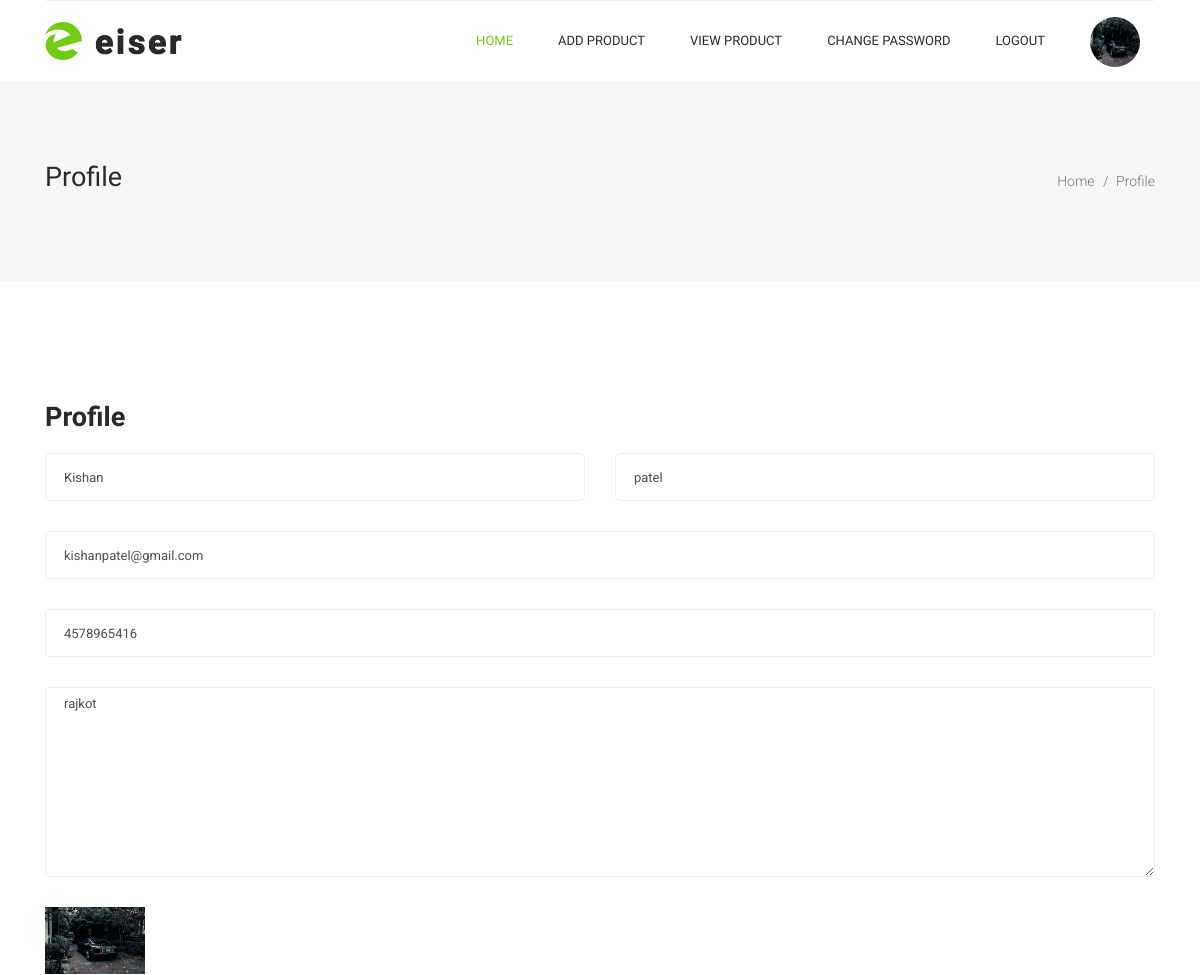
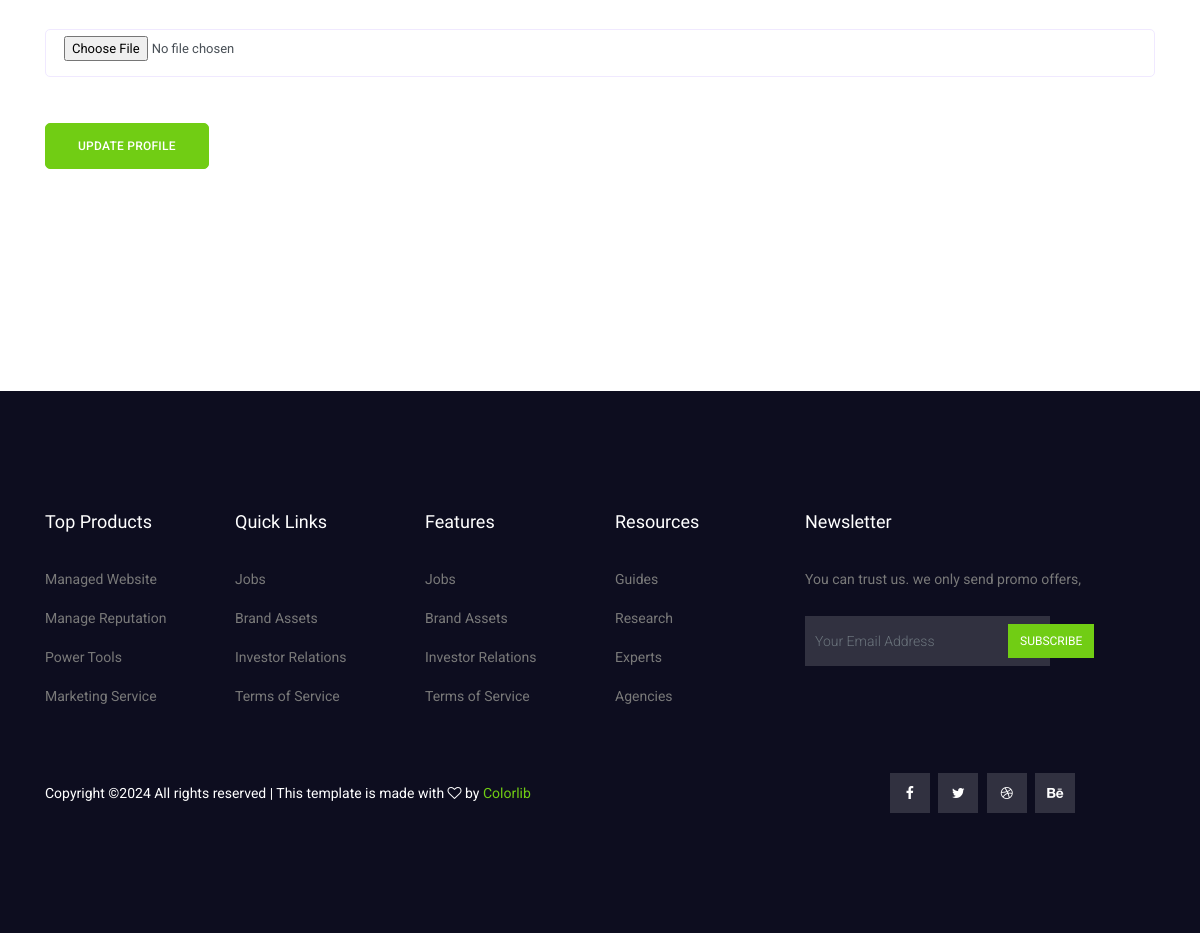
The page /profile/ (signed in) on the database its author committed (2 pictures, top to bottom).
### myapp/models.py (models this page shows, shortened)
class User(models.Model):
	fname=models.CharField(max_length=100)
	lname=models.CharField(max_length=100)
	email=models.EmailField()
	mobile=models.PositiveIntegerField()
	address=models.TextField()
	password=models.CharField(max_length=100)
	profile_picture=models.ImageField(upload_to="profile_picture/",default="")
	usertype=models.CharField(max_length=100,default="Buyer")

### myapp/views.py (the view)
# urls.py: path('profile/',views.profile,name='profile'),
def profile(request):
	user=User.objects.get(email=request.session['email'])
	if request.method=="POST":
		user.fname=request.POST['fname']
		user.lname=request.POST['lname']
		user.mobile=request.POST['mobile']
		user.address=request.POST['address']
		try:
			user.profile_picture=request.FILES['profile_picture']
		except:
			pass
		user.save()
		msg="Profile Updated Successfuly"
		if user.usertype=="Buyer":
			return render(request,'profile.html',{'user':user,'msg':msg})
		else:
			return render(request,'seller-profile.html',{'user':user,'msg':msg})
	else:
		if user.usertype=="Buyer":
			return render(request,'profile.html',{'user':user})
		else:
			return render(request,'seller-profile.html',{'user':user})

### myapp/templates/seller-profile.html (shortened to what this page needs)
{% extends 'seller-header.html' %}
{% load static %}
{% block content %}
<!DOCTYPE html>
<html lang="en">
  <head>
  </head>
  <body>
     <section class="banner_area">
      <div class="banner_inner d-flex align-items-center">
        <div class="container">
          <div
            class="banner_content d-md-flex justify-content-between align-items-center"
          >
            <div class="mb-3 mb-md-0">
              <h2>Profile</h2>
            </div>
            <div class="page_link">
              <a href="index.html">Home</a>
              <a href="{% url 'profile' %}">Profile</a>
            </div>
          </div>
        </div>
      </div>
    </section>
  <section class="section_gap">
    <div class="container">
      <div class="d-none d-sm-block mb-5 pb-4">
      <div class="row">
        <div class="col-12">
          <h2 class="contact-title">Profile</h2>
        </div>
        <div class="col-lg-12 mb-4 mb-lg-0">
          <form class="form-contact contact_form" action="{% url 'profile' %}" method="post"enctype="multipart/from-data ">
            <div class="row">
              <div class="col-sm-6">
                <div class="form-group">
                  <input class="form-control" name="fname" id="name" type="text" value="{{user.fname}}">
                </div>
              </div>
              <div class="col-sm-6">
                <div class="form-group">
                  <input class="form-control" name="lname" id="name" type="text" value="{{user.lname}}">
                </div>
              </div>
              <div class="col-sm-12">
                <div class="form-group">
                  <input class="form-control" name="email" id="email" type="email"  value="{{user.email}}" readonly>
                </div>
              </div>
               <div class="col-12">
                <div class="form-group">
                  <input class="form-control" name="mobile" id="subject" type="text"  value="{{user.mobile}}">
                </div>
              </div>
              <div class="col-12">
                <div class="form-group">
                    <textarea class="form-control w-100" name="address" id="message" cols="30" rows="9" placeholder="Enter Address">{{user.address}}</textarea>
                </div>
              </div>
               <div class="col-12">
             <div class="form-group">
                <img src="{{user.profile_picture.url}}" style="width: 100px; width: 100px;">
                </div>
              </div>
            <div class="col-12">
             <div class="form-group">
                  <input class="form-control" name="profile-picture" id="subject" type="file">
                </div>
              </div>
            </div>
            <div class="form-group mt-lg-3">
              <button type="submit" class="main_btn">Update Profile</button>
            </div>
          </form>
        </div>
      </div>
    </div>
  </section>
</body>
</html>
{% endblock %}

### myapp/static/css/style.css (style rules this page uses)
body { line-height:24px;font-size:14px;font-family:"Roboto",sans-serif;font-weight:normal;color:#797979 }
h1,h2,h3,h4,h5,h6 { font-family:"Heebo",sans-serif;color:#2a2a2a;font-weight:500 }
a { text-decoration:none;transition:all 0.3s ease-in-out }
.section_gap { padding:120px 0px }
.banner_area { position:relative;z-index:1;min-height:200px }
.banner_area .banner_inner { position:relative;overflow:hidden;width:100%;min-height:200px;background:#f6f6f6;z-index:1 }
.banner_area .banner_inner .banner_content { position:relative;z-index:10 }
.banner_area .banner_inner .banner_content h2 { font-size:27px;font-weight:500 }
.banner_area .banner_inner .banner_content .page_link a { font-size:14px;font-weight:300;color:#797979;font-family:"Roboto",sans-serif;margin-right:18px;position:relative }
.banner_area .banner_inner .banner_content .page_link a:before { content:"/";font-size:14px;position:absolute;right:-14px;top:50%;transform:translateY(-50%) }
.banner_area .banner_inner .banner_content .page_link a:last-child { margin-right:0px }
.banner_area .banner_inner .banner_content .page_link a:last-child:before { display:none }
.contact-title { font-size:27px;font-weight:600;margin-bottom:20px }
.form-contact .form-group { margin-bottom:15px }
@media (min-width: 1000px) { .form-contact .form-group { margin-bottom:30px } }
.form-contact .form-control { border:1px solid #f0e9ff;border-radius:5px;height:48px;padding-left:18px;font-size:13px;background:transparent }
.form-contact .form-control::placeholder { font-weight:300;color:#999999 }
.form-contact textarea { border-radius:12px;height:100% !important }
h2 { font-size:30px }
.main_btn { display:inline-block;background:#71cd14;padding:0px 32px;letter-spacing:0.25px;color:#fff;font-family:"Roboto",sans-serif;font-size:12px;font-weight:500;line-height:44px;outline:none !important;box-shadow:none !important;text-align:center;border:1px solid #71cd14;cursor:pointer;text-transform:uppercase;transition:all 300ms linear 0s;border-radius:5px }

### rows shown on the page
User: fname "Kishan", lname "patel", email "kishanpatel@gmail.com", mobile "4578965416", address "rajkot", profile_picture (picture)
